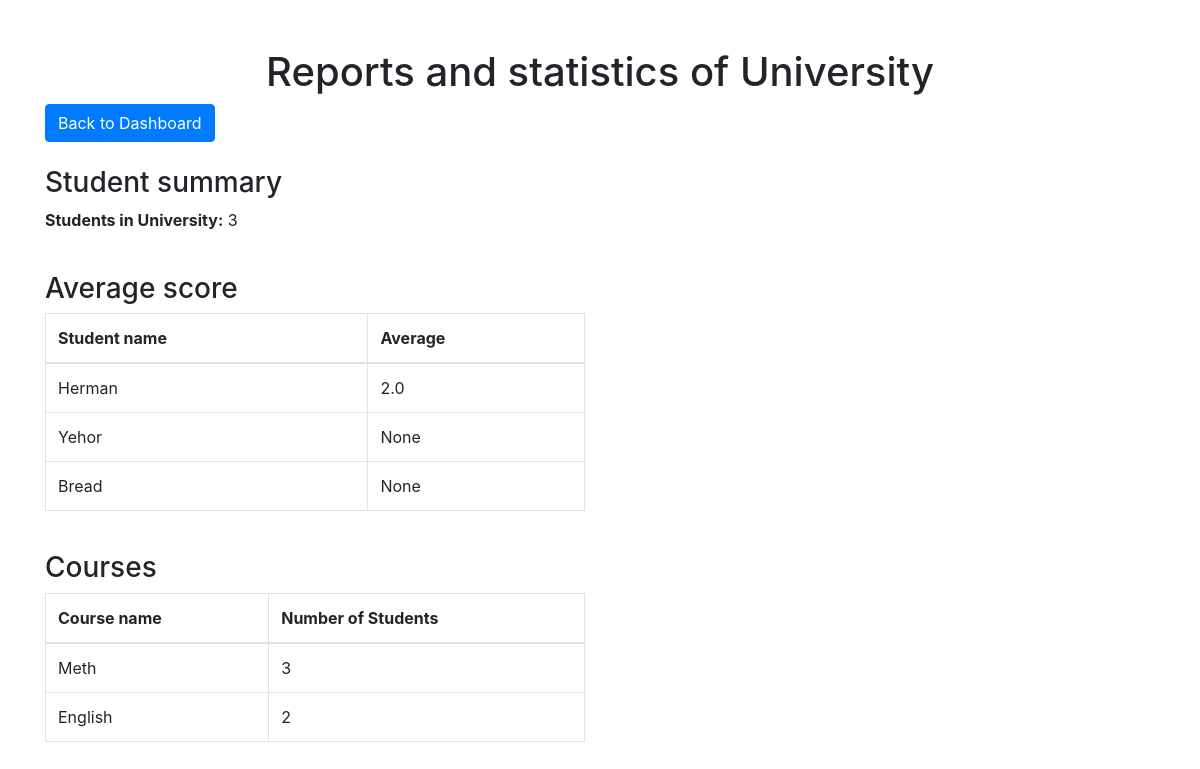
Page /reports on the committed database.
### models.py (models this page shows)
class BaseUser(UserMixin, db.Model):
    __abstract__ = True
    id = db.Column(db.Integer, primary_key=True)
    username = db.Column(db.String(150), unique=True, nullable=False)
    password = db.Column(db.String(150), nullable=False)
    first_name = db.Column(db.String(100), nullable=True)
    last_name = db.Column(db.String(100), nullable=True)
    account_type = db.Column(db.String(50), nullable=False)
    email = db.Column(db.String(150), nullable=True, unique=True)

class User(BaseUser):
    __tablename__ = 'user'
    major = db.Column(db.String(150), nullable=True)
    semester = db.Column(db.Integer, nullable=True)
    enrolled_courses = db.relationship('Course', secondary='enrollment', back_populates='students')

class Course(db.Model):
    id = db.Column(db.Integer, primary_key=True)
    name = db.Column(db.String(150), nullable=False)
    code = db.Column(db.String(50), nullable=False, unique=True, index=True)
    teacher_id = db.Column(db.Integer, db.ForeignKey('teacher.id'), nullable=False)
    students = db.relationship('User', secondary='enrollment', back_populates='enrolled_courses')
    course_schedule = db.relationship('Schedule', back_populates='course', cascade="all, delete-orphan")

### app.py (the view)
@app.route('/reports')
def reports():
    student_count = db.session.query(User).count()
    average_grades = db.session.query(User.id, User.first_name, db.func.avg(Enrollment.grade)).join(Enrollment).group_by(User.id).all()
    course_enrollment = db.session.query(Course.name, db.func.count(Enrollment.user_id)).join(Enrollment).group_by(Course.id).all()
    return render_template('reports.html', student_count=student_count, average_grades=average_grades, course_enrollment=course_enrollment)

### templates/reports.html (shortened to what this page needs)
<!DOCTYPE html>
<html lang="en">
<head>
    <link href="https://cdn.jsdelivr.net/npm/bootstrap@5.3.0/dist/css/bootstrap.min.css" rel="stylesheet">
</head>
<body>
    <div class="container mt-5">
        <h1 class="text-center">Reports and statistics of University</h1>
        <a href="{{ url_for('admin_page') }}" class="btn btn-primary">Back to Dashboard</a>
        <div class="row mt-4">
            <div class="col-md-6">
                <h3>Student summary</h3>
                <p><strong>Students in University:</strong> {{ student_count }}</p>
            </div>
        </div>
        <div class="row mt-4">
            <div class="col-md-6">
                <h3>Average score</h3>
                <table class="table table-bordered">
                    <thead>
                        <tr>
                            <th>Student name</th>
                            <th>Average</th>
                        </tr>
                    </thead>
                    <tbody>
                        {% for student in average_grades %}
                        <tr>
                            <td>{{ student[1] }}</td>
                            <td>{{ student[2] }}</td>
                        </tr>
                        {% endfor %}
                    </tbody>
                </table>
            </div>
        </div>
        <div class="row mt-4">
            <div class="col-md-6">
                <h3>Courses</h3>
                <table class="table table-bordered">
                    <thead>
                        <tr>
                            <th>Course name</th>
                            <th>Number of Students</th>
                        </tr>
                    </thead>
                    <tbody>
                        {% for course in course_enrollment %}
                        <tr>
                            <td>{{ course[0] }}</td>
                            <td>{{ course[1] }}</td>
                        </tr>
                        {% endfor %}
                    </tbody>
                </table>
            </div>
        </div>
    </div>
    <link rel="stylesheet" href="https://cdn.jsdelivr.net/npm/bootstrap@4.3.1/dist/css/bootstrap.min.css">
</body>
</html>

### rows in the picture
User: first_name "Herman", student "2.0"
User: first_name "Yehor", student "None"
User: first_name "Bread", student "None"
Course: name "Meth", course "3"
Course: name "English", course "2"

### other values in the picture
{{ student_count }} "3"
